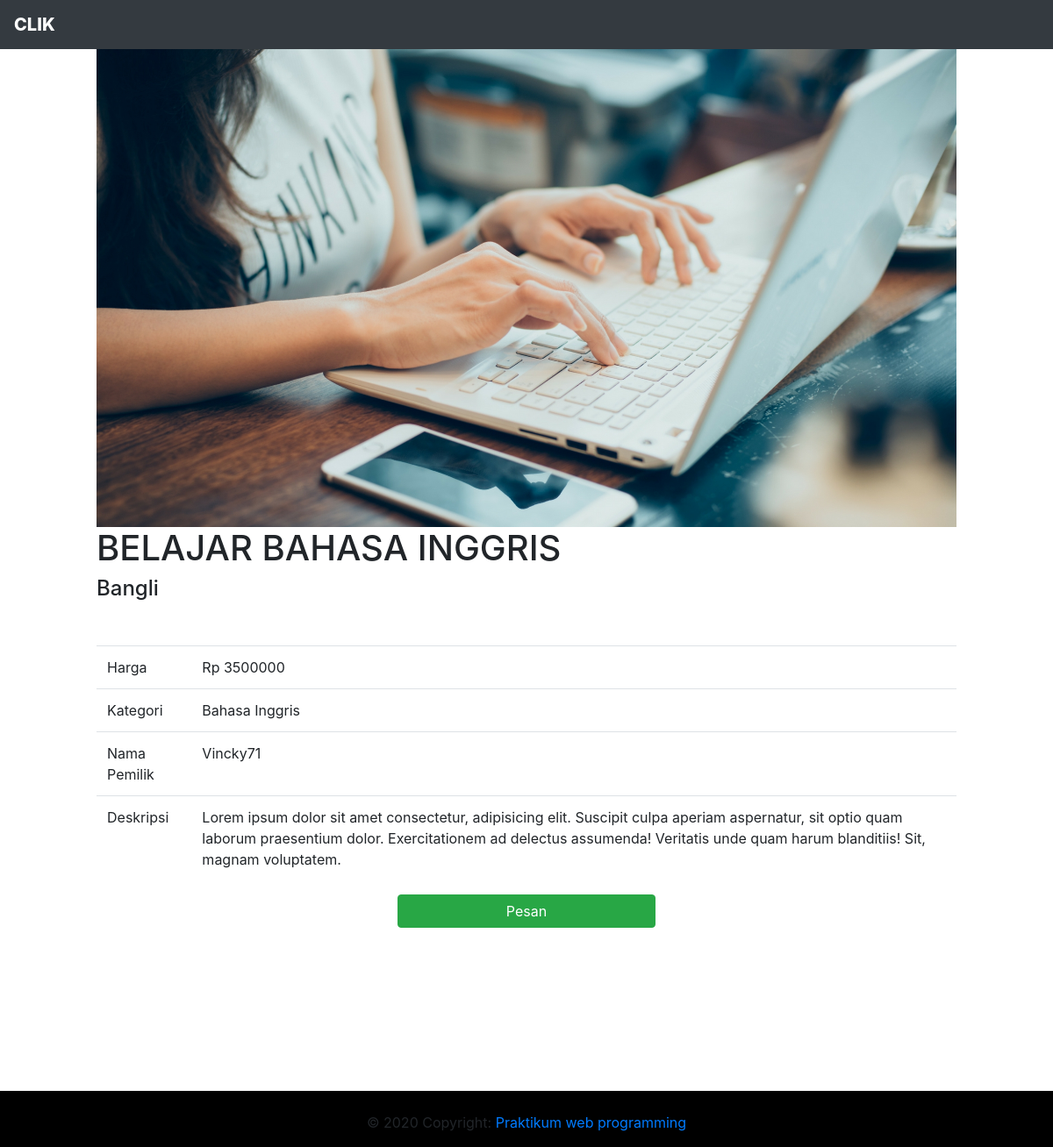
The page /detail.php?id=43 (signed in) on the database its author committed.
### tables this page shows
CREATE TABLE `produk` (
  `produk_id` int(11) NOT NULL,
  `produk_name` varchar(50) NOT NULL,
  `user_id` int(11) NOT NULL,
  `lokasi_id` int(11) NOT NULL,
  `kategori_id` int(11) NOT NULL,
  `produk_harga` int(50) NOT NULL,
  `produk_deskripsi` varchar(500) NOT NULL,
  `produk_pic` varchar(50) DEFAULT NULL,
  `produk_status` enum('aktif','nonaktif','pending') DEFAULT NULL
);

CREATE TABLE `lokasi` (
  `lokasi_id` int(11) NOT NULL,
  `lokasi_name` varchar(50) NOT NULL
);

CREATE TABLE `kategori` (
  `kategori_id` int(11) NOT NULL,
  `kategori_name` varchar(50) NOT NULL
);

CREATE TABLE `detail_user` (
  `duser_id` int(11) NOT NULL,
  `user_id` int(11) NOT NULL,
  `duser_name` varchar(50) DEFAULT NULL,
  `duser_alamat` varchar(100) DEFAULT NULL,
  `duser_telp` varchar(12) DEFAULT NULL
);

### functions.php (called while the page is built, shortened)
<?php
$db = mysqli_connect("localhost", "root", "", "clik");
function query ($query){
	global $db;
	$result = mysqli_query( $db, $query );
	$rows = [];
	while ($row=mysqli_fetch_assoc($result)) {
		$rows[] = $row;
	}
	return $rows;
}
 ?>

### detail.php (the view, shortened to what this page needs)
<?php
require 'functions.php';
$id = $_GET['id'];
$user = 5;
$res= query('SELECT * FROM produk WHERE produk_id='.$id)[0];
$lokasi = query('SELECT * FROM lokasi WHERE lokasi_id = '.$res['lokasi_id'])[0];
$kategori = query('SELECT * FROM kategori WHERE kategori_id = '.$res['kategori_id'])[0];
$pemilik =query('SELECT * FROM detail_user WHERE user_id = '.$res['user_id'])[0];
 ?>
<!doctype html>
<html lang="en">
  <head>
    <link rel="stylesheet" href="https://cdn.jsdelivr.net/npm/bootstrap@4.5.3/dist/css/bootstrap.min.css">
  </head>
  <body>
  <nav class="navbar navbar-expand-md navbar-dark bg-dark fixed-top">
      <a href="index.php" class="navbar-brand" style="font-weight: 800;">CLIK</a>
  </nav>
    <div class="container" style="padding:0px 80px; position:relative;">
      <div style="background-color: white; margin-top:50px;">
        <img src="img/produk/<?php echo $res['produk_pic']?>" alt="contoh" style="width: 100%;">
      </div>
      <div>
        <h1 style="text-transform: uppercase;"><?php echo $res['produk_name']?></h1>
      </div>
      <div style="margin-bottom: 50px;">
        <h4 style="text-transform: capitalize;"><?php echo $lokasi['lokasi_name']?></h4>
      </div>
      <div>
        <table class="table">
          <tbody>
            <tr>
              <td>Harga</td>
              <td>Rp <?php echo $res['produk_harga']?></td>
            </tr>
            <tr>
              <td>Kategori</td>
              <td><?php echo $kategori['kategori_name']; ?></td>
            </tr>
            <tr>
              <td>Nama Pemilik</td>
              <td style="text-transform: capitalize;"><?php echo $pemilik["duser_name"]; ?></td>
            </tr>
            <tr>
              <td>Deskripsi</td>
              <td> <?php echo $res['produk_deskripsi']?></td>
            </tr>
          </tbody>
        </table>
          <div style="margin-bottom : 50px;">
            <button type="button" class="btn btn-success float-right" style="width: 30%;margin-right: 35%;" name="submit" onclick="window.location.href = 'aksi.php?aksi=pesan&&id=<?php echo($id) ?>&&user=<?php echo($user) ?>'">Pesan</button>
          </div>
    </div>
    </div>
    <footer class=" font-small blue pt-2 " style="background-color: black ; margin-top: 20%;">
            <div class="footer-copyright text-center py-3">© 2020 Copyright:
                <a href=""> Praktikum web programming</a>
            </div>
    </footer>
  </body>
</html>

### rows shown on the page
produk: produk_pic (picture), produk_name "BELAJAR BAHASA INGGRIS", produk_harga "3500000", produk_deskripsi "Lorem ipsum dolor sit amet consectetur, adipisicing elit. Suscipit culpa aperiam aspernatur, sit optio quam laborum praesentium dolor. Exercitationem ad delectus assumenda! Veritatis unde quam harum blanditiis! Sit, magnam voluptatem."
lokasi: lokasi_name "Bangli"
kategori: kategori_name "Bahasa Inggris"
detail_user: duser_name "Vincky71"
